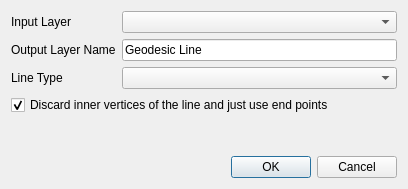
<?xml version="1.0" encoding="UTF-8"?>
<ui version="4.0">
 <class>Dialog</class>
 <widget class="QDialog" name="Dialog">
  <property name="geometry">
   <rect>
    <x>0</x>
    <y>0</y>
    <width>408</width>
    <height>189</height>
   </rect>
  </property>
  <property name="windowTitle">
   <string>Line to Geodesic Line</string>
  </property>
  <property name="modal">
   <bool>true</bool>
  </property>
  <layout class="QVBoxLayout" name="verticalLayout">
   <item>
    <layout class="QFormLayout" name="formLayout_2">
     <item row="0" column="0">
      <widget class="QLabel" name="label">
       <property name="text">
        <string>Input Layer</string>
       </property>
      </widget>
     </item>
     <item row="0" column="1">
      <widget class="QgsMapLayerComboBox" name="inputLineComboBox">
       <property name="sizePolicy">
        <sizepolicy hsizetype="Expanding" vsizetype="Fixed">
         <horstretch>0</horstretch>
         <verstretch>0</verstretch>
        </sizepolicy>
       </property>
      </widget>
     </item>
     <item row="1" column="0">
      <widget class="QLabel" name="label_3">
       <property name="text">
        <string>Output Layer Name</string>
       </property>
      </widget>
     </item>
     <item row="1" column="1">
      <widget class="QLineEdit" name="geodesicLineNameLineEdit">
       <property name="text">
        <string>Geodesic Line</string>
       </property>
      </widget>
     </item>
     <item row="2" column="0">
      <widget class="QLabel" name="label_4">
       <property name="text">
        <string>Line Type</string>
       </property>
      </widget>
     </item>
     <item row="2" column="1">
      <widget class="QComboBox" name="geodesicLineTypeComboBox">
       <property name="sizePolicy">
        <sizepolicy hsizetype="Expanding" vsizetype="Fixed">
         <horstretch>0</horstretch>
         <verstretch>0</verstretch>
        </sizepolicy>
       </property>
      </widget>
     </item>
    </layout>
   </item>
   <item>
    <widget class="QCheckBox" name="discardVerticesCheckBox">
     <property name="text">
      <string>Discard inner vertices of the line and just use end points</string>
     </property>
     <property name="checked">
      <bool>true</bool>
     </property>
    </widget>
   </item>
   <item>
    <spacer name="verticalSpacer">
     <property name="orientation">
      <enum>Qt::Vertical</enum>
     </property>
     <property name="sizeHint" stdset="0">
      <size>
       <width>20</width>
       <height>40</height>
      </size>
     </property>
    </spacer>
   </item>
   <item>
    <widget class="QDialogButtonBox" name="buttonBox">
     <property name="orientation">
      <enum>Qt::Horizontal</enum>
     </property>
     <property name="standardButtons">
      <set>QDialogButtonBox::Cancel|QDialogButtonBox::Ok</set>
     </property>
    </widget>
   </item>
  </layout>
 </widget>
 <customwidgets>
  <customwidget>
   <class>QgsMapLayerComboBox</class>
   <extends>QComboBox</extends>
   <header>qgis.gui</header>
  </customwidget>
 </customwidgets>
 <resources/>
 <connections>
  <connection>
   <sender>buttonBox</sender>
   <signal>accepted()</signal>
   <receiver>Dialog</receiver>
   <slot>accept()</slot>
   <hints>
    <hint type="sourcelabel">
     <x>248</x>
     <y>254</y>
    </hint>
    <hint type="destinationlabel">
     <x>157</x>
     <y>274</y>
    </hint>
   </hints>
  </connection>
  <connection>
   <sender>buttonBox</sender>
   <signal>rejected()</signal>
   <receiver>Dialog</receiver>
   <slot>reject()</slot>
   <hints>
    <hint type="sourcelabel">
     <x>316</x>
     <y>260</y>
    </hint>
    <hint type="destinationlabel">
     <x>286</x>
     <y>274</y>
    </hint>
   </hints>
  </connection>
 </connections>
</ui>
